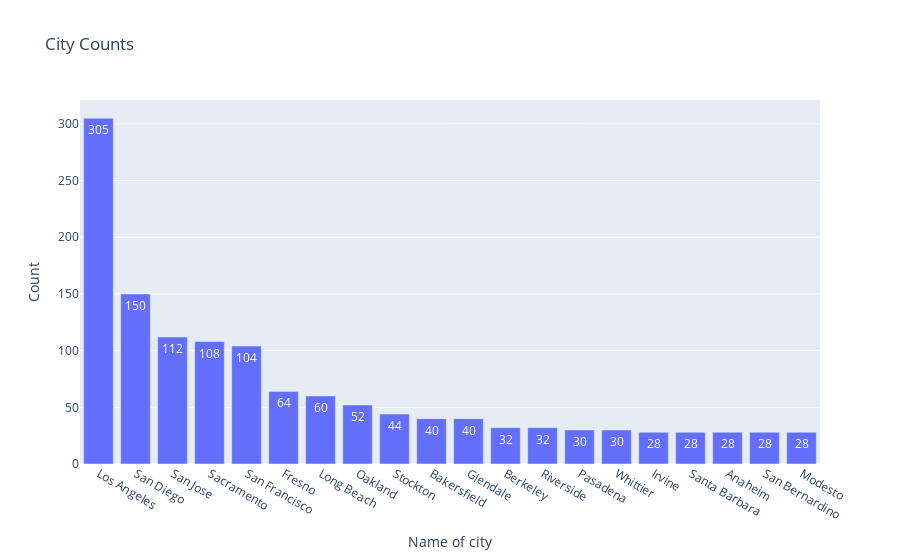

This figure's notebook cell:
### Code cell
fig2 = px.bar(City_ChurnLabel.head(20), x='City', y='counts', title='City Counts', text='counts')
fig2.update_layout(xaxis_title="Name of city", yaxis_title="Count")
fig2.show()

### Figure 1 — Plotly figure (JSON) as saved in the notebook; plotly's stock layout.template omitted (floating-point values rounded to 4 significant figures)
{"data": [{"alignmentgroup": "True", "hovertemplate": "City=%{x}<br>counts=%{text}<extra></extra>", "legendgroup": "", "marker": {"color": "#636efa", "pattern": {"shape": ""}}, "name": "", "offsetgroup": "", "orientation": "v", "showlegend": false, "text": [305, 150, 112, 108, 104, 64, 60, 52, 44, 40, 40, 32, 32, 30, 30, 28, 28, 28, 28, 28], "textposition": "auto", "type": "bar", "x": ["Los Angeles", "San Diego", "San Jose", "Sacramento", "San Francisco", "Fresno", "Long Beach", "Oakland", "Stockton", "Bakersfield", "Glendale", "Berkeley", "Riverside", "Pasadena", "Whittier", "Irvine", "Santa Barbara", "Anaheim", "San Bernardino", "Modesto"], "xaxis": "x", "y": [305, 150, 112, 108, 104, 64, 60, 52, 44, 40, 40, 32, 32, 30, 30, 28, 28, 28, 28, 28], "yaxis": "y"}], "layout": {"barmode": "relative", "legend": {"tracegroupgap": 0}, "title": {"text": "City Counts"}, "xaxis": {"anchor": "y", "domain": [0, 1], "title": {"text": "Name of city"}}, "yaxis": {"anchor": "x", "domain": [0, 1], "title": {"text": "Count"}}}}
